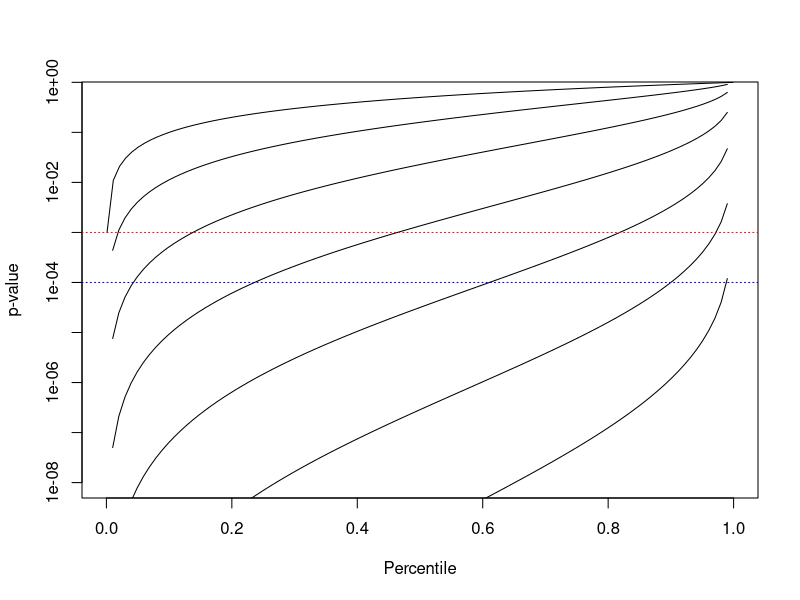

This chart was generated by the following R code:
###
###  p-value of normal test as function of mean
###


# --- distribution of the p-value under different alternative means

# returns p-values as function of percentile of distribution under Ha
# so the CDF of the p-values requires one to 'transpose' the figure
# Use your imagination!


# one-sided, reject if large mean
mu.a <- 0
plot( function(pct) (1-pnorm( qnorm(1-pct,mean=mu.a) )), .001, .999, log="y",
         ylim=c(.00000001,.5), xlab="Percentile", ylab="p-value"  )
for(m in 1:6) plot( function(pct) (1-pnorm( qnorm(1-pct,mean=m) )), .01, .99, add=TRUE )
   
# --- so if we set alpha = .0001, we get about 25% of the p-values (mu.a=3)
abline(h=0.0001,col="blue", lty=3)

#     whereas if they have .001 they get about 50%
abline(h=0.001,col="red", lty=3)
